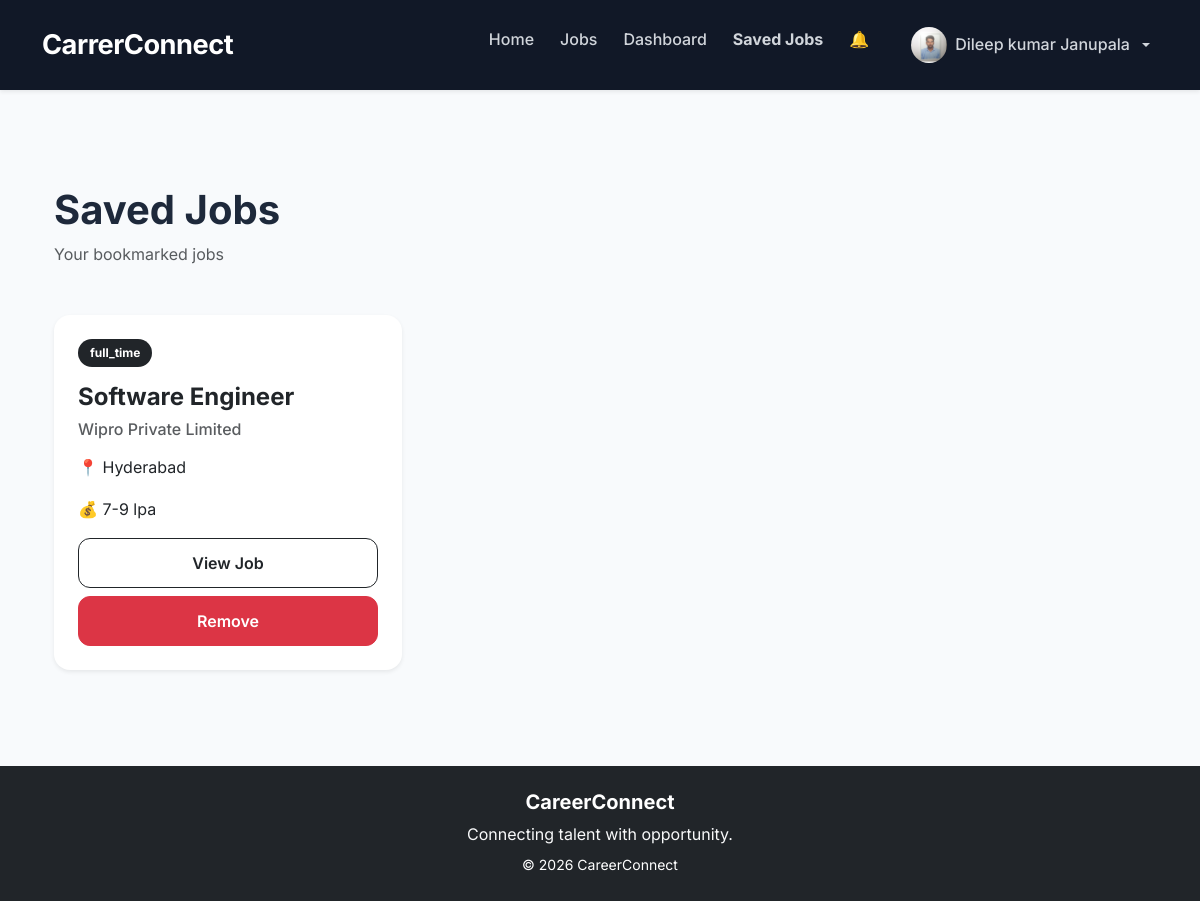
The page /applications/saved-jobs/ (signed in) on the database its author committed.
### accounts/models.py (models this page shows, shortened)
class UserProfile(models.Model):
    ROLE_CHOICES = (
        ('candidate', 'Candidate'),
        ('recruiter', 'Recruiter'),
    )
    user = models.OneToOneField(
        User,
        on_delete=models.CASCADE
    )
    full_name = models.CharField(
    max_length=200,
    blank=True
)
    role = models.CharField(
        max_length=20,
        choices=ROLE_CHOICES,
         default='candidate'
    )
    profile_image = models.ImageField(
        upload_to='profile_images/',
        blank=True,
        null=True
    )
    bio = models.TextField(
        blank=True,
        null=True
    )
    skills = models.CharField(
        max_length=300,
        blank=True,
        null=True
    )
    education = models.TextField(
        blank=True,
        null=True
    )
    experience = models.TextField(
        blank=True,
        null=True
    )
    resume = models.FileField(
        upload_to='resumes/',
        blank=True,
        null=True
    )
    company_name = models.CharField(
        max_length=255,
        blank=True,
        null=True
    )
    company_website = models.URLField(
        blank=True,
        null=True
    )
    company_description = models.TextField(
        blank=True,
        null=True
    )

### applications/models.py (models this page shows, shortened)
class SavedJob(models.Model):
    user = models.ForeignKey(
        User,
        on_delete=models.CASCADE
    )
    job = models.ForeignKey(
        'jobs.Job',
        on_delete=models.CASCADE
    )
    saved_at = models.DateTimeField(
        auto_now_add=True
    )
    class Meta:
        unique_together = (
            'user',
            'job'
        )

### jobs/models.py (models this page shows, shortened)
class Job(models.Model):
    JOB_TYPE_CHOICES = (
        ('full_time', 'Full Time'),
        ('part_time', 'Part Time'),
        ('internship', 'Internship'),
        ('remote', 'Remote'),
)
    EXPERIENCE_LEVEL_CHOICES = (
    ('fresher', 'Fresher'),
    ('junior', 'Junior'),
    ('mid', 'Mid Level'),
    ('senior', 'Senior'),
)
    recruiter = models.ForeignKey(
        User,
        on_delete=models.CASCADE
    )
    title = models.CharField(
        max_length=255
    )
    company_name = models.CharField(
        max_length=255
    )
    company_logo = models.ImageField(
    upload_to='company_logos/',
    blank=True,
    null=True
    )
    location = models.CharField(
        max_length=255
    )
    salary = models.CharField(
        max_length=100
    )
    job_type = models.CharField(
        max_length=50,
        choices=JOB_TYPE_CHOICES
    )
    experience_level = models.CharField(
    max_length=50,
    choices=EXPERIENCE_LEVEL_CHOICES,
    default='fresher'
)
    description = models.TextField()
    requirements = models.TextField()
    created_at = models.DateTimeField(
        auto_now_add=True
    )
    updated_at = models.DateTimeField(
        auto_now=True
    )

### applications/views.py (the view)
@login_required
def saved_jobs_view(request):
    saved_jobs = SavedJob.objects.filter(
        user=request.user
    ).order_by('-saved_at')
    context = {
        'saved_jobs': saved_jobs
    }
    return render(
        request,
        'applications/saved_jobs.html',
        context
    )

### accounts/context_processors.py (called while the page is built)
def notification_count(request):
    if request.user.is_authenticated:
        count = Notification.objects.filter(
            user=request.user,
            is_read=False
        ).count()
        return {
            'notification_count': count
        }
    return {
        'notification_count': 0
    }

### templates/applications/saved_jobs.html (shortened to what this page needs)
{% extends 'base.html' %}
{% block content %}
<div class="container py-5">
    <div class="mb-5">
        <h1 class="fw-bold">
            Saved Jobs
        </h1>
        <p class="text-muted">
            Your bookmarked jobs
        </p>
    </div>
    <div class="row g-4">
        {% for saved in saved_jobs %}
           <div
                class="col-lg-4 col-md-6 saved-job-card"
                id="saved-job-{{ saved.id }}">
                <div class="card border-0 shadow-sm rounded-4 h-100">
                    <div class="card-body p-4">
                        <span class="badge bg-dark mb-3">
                            {{ saved.job.job_type }}
                        </span>
                        <h4 class="fw-bold">
                            {{ saved.job.title }}
                        </h4>
                        <h6 class="text-muted">
                            {{ saved.job.company_name }}
                        </h6>
                        <p class="mt-3">
                            📍 {{ saved.job.location }}
                        </p>
                        <p>
                            💰 {{ saved.job.salary }}
                        </p>
                        <a href="{% url 'job_detail' saved.job.id %}"
                           class="btn btn-outline-dark w-100">
                            View Job
                        </a>
                        <button
                            class="btn btn-danger w-100 mt-2 removeSavedBtn"
                            data-saved-id="{{ saved.id }}">
                            Remove
                        </button>
                    </div>
                </div>
            </div>
{% endfor %}
    </div>
</div>
{% endblock %}

### templates/base.html (shortened to what this page needs)
{% load static %}
<!DOCTYPE html>
<html lang="en">
<head>
<link rel="stylesheet"
href="https://cdn.jsdelivr.net/npm/bootstrap-icons@1.11.3/font/bootstrap-icons.min.css">
<link
    href="https://cdn.jsdelivr.net/npm/bootstrap@5.3.3/dist/css/bootstrap.min.css"
    rel="stylesheet">
<link
    rel="stylesheet"
    href="{% static 'css/style.css' %}">
</head>
<body>
    <nav class="navbar navbar-expand-lg navbar-dark shadow-sm">
        <div class="container">
            <a class="navbar-brand fw-bold" href="{% url 'home' %}">
                CarrerConnect
            </a>
            <div class="collapse navbar-collapse" id="navbarNav">
                <ul class="navbar-nav ms-auto">
                    <li class="nav-item">
                        <a class="nav-link {% if request.path == '/' %}active fw-bold{% endif %}"
                                href="{% url 'home' %}">
                            Home
                        </a>
                    </li>
                    <li class="nav-item">
                       <a class="nav-link {% if '/jobs/' in request.path %}active fw-bold{% endif %}"
                            href="{% url 'jobs' %}">
                            Jobs
                        </a>
                    </li>
                           {% if user.is_authenticated %}
                                    {% if user.userprofile.role == 'candidate' %}
                                    <li class="nav-item">
                                        <a class="nav-link {% if '/applications/candidate/dashboard/' in request.path %}active fw-bold{% endif %}"
                                            href="{% url 'candidate_dashboard' %}">
                                            Dashboard
                                        </a>
                                    </li>
                                        <li class="nav-item">
                                            <a class="nav-link {% if '/applications/saved-jobs/' in request.path %}active fw-bold{% endif %}"
                                                href="{% url 'saved_jobs' %}">
                                                Saved Jobs
                                            </a>
                                        </li>
                                    {% endif %}
                                <li class="nav-item me-3">
                                    <a class="nav-link position-relative text-white"
                                    href="{% url 'notifications' %}">
                                        🔔
                                    </a>
                                </li>
                                    <li class="nav-item dropdown">
                                    <a class="nav-link dropdown-toggle d-flex align-items-center gap-2 {% if '/accounts/profile/' in request.path %}active fw-bold{% endif %}"
                                    href="#"
                                    role="button"
                                    data-bs-toggle="dropdown"
                                    aria-expanded="false">
                                        {% if user.userprofile.profile_image %}
                                            <img src="{{ user.userprofile.profile_image.url }}"
                                                width="36"
                                                height="36"
                                                class="rounded-circle"
                                                style="object-fit: cover;">
        {% else %}
            <div class="bg-secondary rounded-circle"
                 style="width: 36px;
                        height: 36px;">
            </div>
        {% endif %}
        <span>
            {% if user.userprofile.full_name %}
                {{ user.userprofile.full_name }}
            {% else %}
                {{ request.user.username }}
            {% endif %}
        </span>
    </a>
</li>
                                {% endif %}
                </ul>
            </div>
        </div>
    </nav>
    <div
    id="toastBox"
    class="position-fixed top-0 end-0 p-3"
    style="z-index: 9999;">
</div>
<div class="container mt-5">
    {% block content %}
    {% endblock %}
</div>
    <footer class="bg-dark text-white text-center py-4 mt-5">
    <h5 class="fw-bold">
        CareerConnect
    </h5>
    <p class="text-light mb-1">
        Connecting talent with opportunity.
    </p>
    <small>
        © 2026 CareerConnect
    </small>
</footer>
</body>
</html>

### static/css/style.css (style rules this page uses)
body { font-family: 'Inter', sans-serif; background: #f8fafc; color: #1e293b; line-height: 1.6; }
.navbar { padding: 16px 0; box-shadow: 0 2px 20px rgba(0,0,0,0.08); }
.navbar-brand { font-size: 1.5rem; font-weight: 800; letter-spacing: 0.5px; }
.btn { border-radius: 12px; font-weight: 600; padding: 12px 24px; transition: 0.3s ease; }
.card { border: none; border-radius: 20px; background: #ffffff; box-shadow: 0 10px 30px rgba(0,0,0,0.05); transition: 0.3s ease; }
.badge { padding: 8px 12px; border-radius: 20px; }
.card-body h4 { font-weight: 700; }
footer { margin-top: 80px; padding: 20px; }
.navbar { background: #111827 !important; padding: 18px 0; }
.navbar-brand { font-size: 1.7rem; font-weight: 800; letter-spacing: -0.5px; }
.navbar .nav-link { color: #d1d5db !important; font-weight: 500; margin-left: 10px; transition: all 0.3s ease; }

### rows shown on the page
SavedJob: job.job_type "full_time", job "Software Engineer", job.company_name "Wipro Private Limited", job.location "Hyderabad", job.salary "7-9 lpa"

### other values the page prints
{{ user.userprofile.full_name }} "Dileep kumar Janupala"
